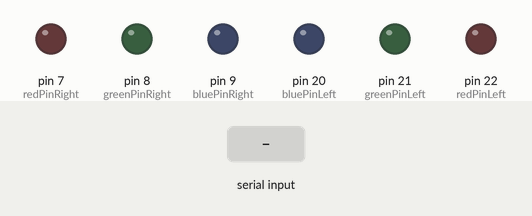
This sketch was run on a simulated Arduino Mega 2560, built with avr-gcc and run on an emulated ATmega2560. Parts: output pins drawn as LEDs (lit = HIGH). Inputs (shaded band) come from the test bench. What the sketch prints to the serial monitor is not drawn.

Above: at 1.2 s.
1.3 s: "90,45\n" received over Serial
At 1.9 s:
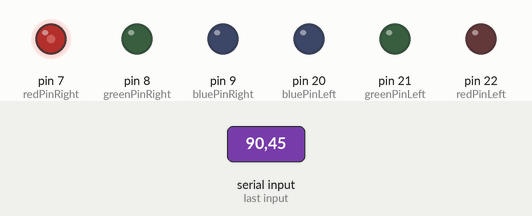
At 5.4 s:
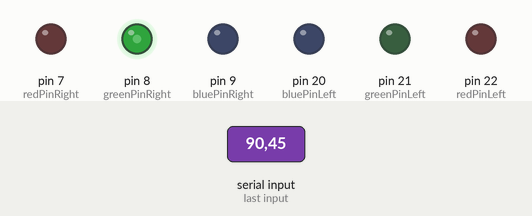
11.8 s: "200\n" received over Serial
At 14.7 s:
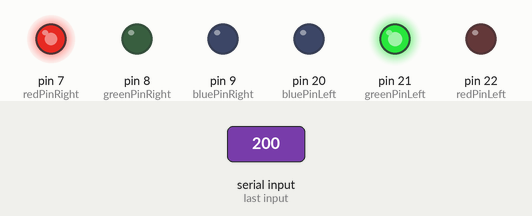
Timing chart, 0 to 20.8 s (numbered marks = the images above; inputs shaded):
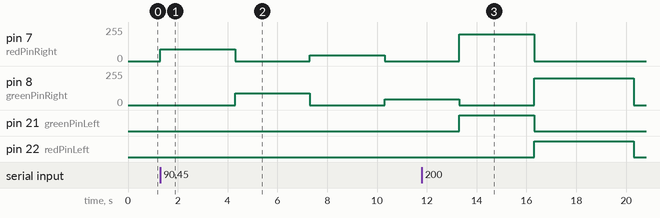

The sketch:

LAB4_Functions.ino
```cpp
//*****************************
//* Developer: MJtronics
//* Date: 2024-01-15
//*****************************

// Description:
// This code controls two RGB LEDs using PWM signals on a microcontroller.
// It prompts the user for LED brightness input (0-255) and displays
// alternating colors on the right and left RGB LEDs.

// Expected Results:
// - The RGB LEDs will display alternating green and red colors with the specified brightness.
// - Each color will be displayed for a duration of 3 seconds, with a 3-second pause between actions.

#include <Arduino.h>

// Pin configuration for RGB LEDs
const int redPinRight = 7;
const int greenPinRight = 8;
const int bluePinRight = 9;
const int redPinLeft = 22;
const int greenPinLeft = 21;
const int bluePinLeft = 20;

void setup() {
    Serial.begin(9600);
    pinMode(redPinRight, OUTPUT);
    pinMode(greenPinRight, OUTPUT);
    pinMode(bluePinRight, OUTPUT);
    pinMode(redPinLeft, OUTPUT);
    pinMode(greenPinLeft, OUTPUT);
    pinMode(bluePinLeft, OUTPUT);
}

// Function to map user input (0-255) to PWM range (0-255)
int mapUserInput(int userInput) {
    userInput = max(0, min(255, userInput));
    return int((userInput / 255.0) * 255);
}

// Function to set RGB LED colors
void setRgbLedColor(int redPin, int greenPin, int bluePin, int rValue, int gValue, int bValue) {
    analogWrite(redPin, rValue);
    analogWrite(greenPin, gValue);
    analogWrite(bluePin, bValue);
}

void loop() {
    if (Serial.available() > 0) {
        Serial.print("Enter a brightness value (0-255): ");
        while (Serial.available() == 0) {}
        int brightness = Serial.parseInt();
        int mappedValue = mapUserInput(brightness);

        setRgbLedColor(redPinRight, greenPinRight, bluePinRight, mappedValue, 0, 0);
        setRgbLedColor(redPinLeft, greenPinLeft, bluePinLeft, 0, mappedValue, 0);
        delay(3000);

        setRgbLedColor(redPinRight, greenPinRight, bluePinRight, 0, mappedValue, 0);
        setRgbLedColor(redPinLeft, greenPinLeft, bluePinLeft, mappedValue, 0, 0);
        delay(3000);
    }
}
```

Measured:
- after the input at 1.3 s, pin 7 (redPinRight): 0/255 → 90/255 at once, → 0/255 3.0 s later, → 45/255 3.0 s later, → 0/255 3.0 s later; pin 8 (greenPinRight): 0/255 → 90/255 after 3.0 s, → 0/255 3.0 s later, → 45/255 3.0 s later
- after the input at 11.8 s, pin 7 (redPinRight): 0/255 → 200/255 after 1.5 s, → 0/255 3.0 s later; pin 8 (greenPinRight): 45/255 → 0/255 after 1.5 s instead of 2.5 s; pin 21 (greenPinLeft): LOW → HIGH after 1.5 s, → LOW 3.0 s later; pin 22 (redPinLeft): LOW → HIGH after 4.5 s, → LOW 4.0 s later
